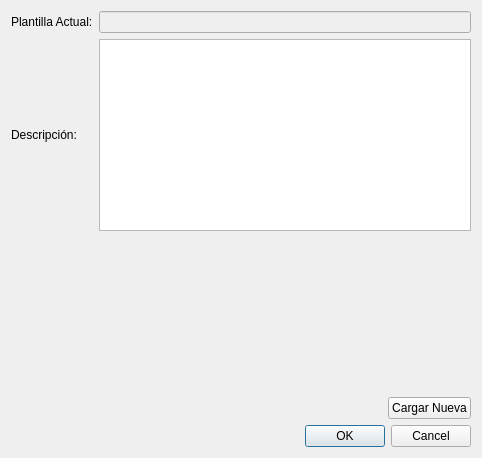
<?xml version="1.0" encoding="UTF-8"?>
<ui version="4.0">
 <class>PlantillaListClass</class>
 <widget class="DataList" name="PlantillaListClass">
  <property name="geometry">
   <rect>
    <x>0</x>
    <y>0</y>
    <width>482</width>
    <height>458</height>
   </rect>
  </property>
  <property name="windowTitle">
   <string>Plantillas de informes</string>
  </property>
  <layout class="QVBoxLayout" name="verticalLayout">
   <item>
    <layout class="QGridLayout" name="gridLayout">
     <item row="0" column="2">
      <widget class="QLineEdit" name="plantilla">
       <property name="enabled">
        <bool>false</bool>
       </property>
      </widget>
     </item>
     <item row="1" column="0">
      <widget class="QLabel" name="label_2">
       <property name="text">
        <string>Descripción:</string>
       </property>
       <property name="buddy">
        <cstring>descripcion</cstring>
       </property>
      </widget>
     </item>
     <item row="1" column="2">
      <widget class="QTextEdit" name="descripcion"/>
     </item>
     <item row="0" column="0">
      <widget class="QLabel" name="label">
       <property name="text">
        <string>Plantilla Actual:</string>
       </property>
       <property name="buddy">
        <cstring>plantilla</cstring>
       </property>
      </widget>
     </item>
    </layout>
   </item>
   <item>
    <spacer name="verticalSpacer">
     <property name="orientation">
      <enum>Qt::Vertical</enum>
     </property>
     <property name="sizeHint" stdset="0">
      <size>
       <width>20</width>
       <height>160</height>
      </size>
     </property>
    </spacer>
   </item>
   <item>
    <layout class="QHBoxLayout" name="horizontalLayout">
     <item>
      <spacer name="horizontalSpacer_2">
       <property name="orientation">
        <enum>Qt::Horizontal</enum>
       </property>
       <property name="sizeHint" stdset="0">
        <size>
         <width>228</width>
         <height>20</height>
        </size>
       </property>
      </spacer>
     </item>
     <item>
      <widget class="QPushButton" name="nueva">
       <property name="text">
        <string>Cargar Nueva</string>
       </property>
      </widget>
     </item>
    </layout>
   </item>
   <item>
    <widget class="QDialogButtonBox" name="buttonBox">
     <property name="standardButtons">
      <set>QDialogButtonBox::Cancel|QDialogButtonBox::Ok</set>
     </property>
    </widget>
   </item>
  </layout>
 </widget>
 <customwidgets>
  <customwidget>
   <class>DataList</class>
   <extends>QWidget</extends>
   <header location="global">widgets/datalist.h</header>
   <container>1</container>
  </customwidget>
 </customwidgets>
 <tabstops>
  <tabstop>plantilla</tabstop>
  <tabstop>descripcion</tabstop>
  <tabstop>nueva</tabstop>
 </tabstops>
 <resources/>
 <connections/>
</ui>
